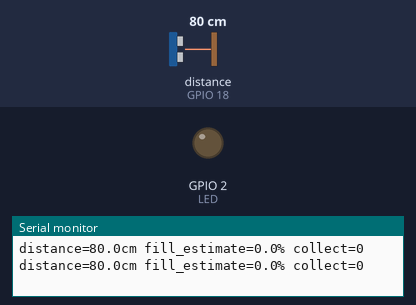
A sketch run on a simulated ESP32. Shown: output pins drawn as LEDs (lit = HIGH), the last lines printed to the serial monitor. Wiring (inferred from the names in the program): ultrasonic range finder: trigger GPIO 5; echo GPIO 18. The test bench sets the inputs (shaded band); at power-on: distance to the obstacle (sensor on GPIO 18) 80 cm. The echo pulse lasts 58.3 µs per cm; pins used as bus, display or sensor lines are not drawn.

Above: at 2.8 s.
2.9 s: distance to the obstacle (sensor on GPIO 18) set to 18 cm
5.6 s: distance to the obstacle (sensor on GPIO 18) set to 14 cm
At 6.7 s:
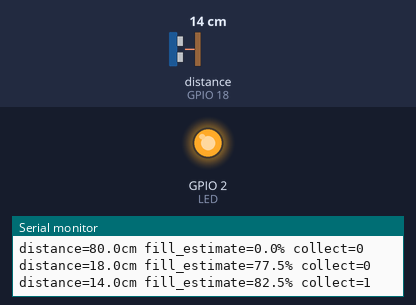
8.3 s: distance to the obstacle (sensor on GPIO 18) set to 35 cm
At 11.1 s:
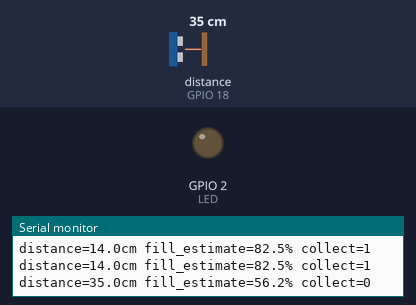
11.5 s: distance to the obstacle (sensor on GPIO 18) set to 2 cm
At 12.6 s:
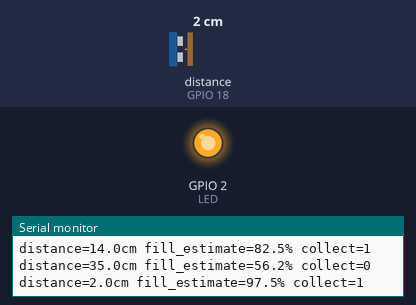
Timing chart, 0 to 14.5 s (numbered marks = the images above; inputs shaded):
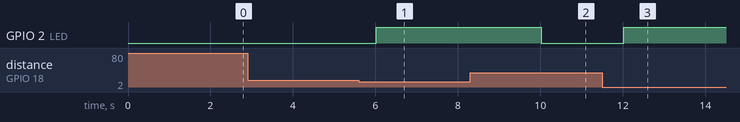

Measured:
- the behaviour switches between 16 and 15 cm on distance to the obstacle (sensor on GPIO 18) (found by bisection; images 0 and 1)
- after the input at 5.6 s, GPIO 2 (LED): LOW → HIGH after 0.41 s
- after the input at 8.3 s, GPIO 2 (LED): HIGH → LOW after 1.7 s
- after the input at 11.5 s, GPIO 2 (LED): LOW → HIGH after 0.52 s

The sketch:

smart_waste_management_report_template.ino
```cpp
// Project 20: Smart Waste Management and Sustainable Recycling
// Source: Sensor Interfacing Technique Report, Project 20.
// ESP32: ultrasonic waste-bin fill estimate.

const int TRIG = 5, ECHO = 18, LED = 2;
const float EMPTY_DEPTH_CM = 80.0;
const float FULL_THRESHOLD = 80.0; // percent; adjust to collection policy

float getDistance() {
  digitalWrite(TRIG, LOW);
  delayMicroseconds(2);
  digitalWrite(TRIG, HIGH);
  delayMicroseconds(10);
  digitalWrite(TRIG, LOW);
  long us = pulseIn(ECHO, HIGH, 30000);
  return us ? us * 0.0343 / 2.0 : -1;
}

void setup() {
  Serial.begin(115200);
  pinMode(TRIG, OUTPUT);
  pinMode(ECHO, INPUT);
  pinMode(LED, OUTPUT);
}

void loop() {
  float d = getDistance();
  if (d < 0 || d > EMPTY_DEPTH_CM + 10) {
    Serial.println("SENSOR_ERROR");
    digitalWrite(LED, LOW);
  } else {
    float fill = constrain((EMPTY_DEPTH_CM - d) / EMPTY_DEPTH_CM * 100.0, 0, 100);
    bool collect = fill >= FULL_THRESHOLD;
    digitalWrite(LED, collect ? HIGH : LOW);
    Serial.printf("distance=%.1fcm fill_estimate=%.1f%% collect=%d\n", d, fill, collect);
  }
  delay(2000);
}
```
